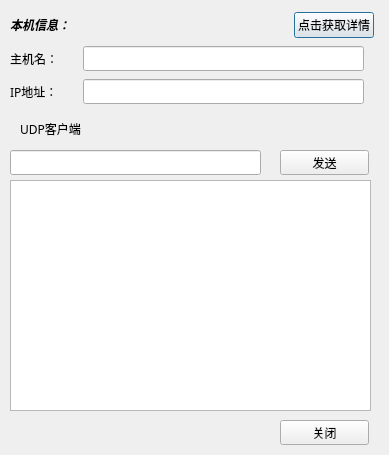
<?xml version="1.0" encoding="UTF-8"?>
<ui version="4.0">
 <class>Dialog</class>
 <widget class="QDialog" name="Dialog">
  <property name="geometry">
   <rect>
    <x>0</x>
    <y>0</y>
    <width>389</width>
    <height>455</height>
   </rect>
  </property>
  <property name="font">
   <font>
    <family>padmaa-Bold.1.1</family>
   </font>
  </property>
  <property name="windowTitle">
   <string>Dialog</string>
  </property>
  <widget class="QWidget" name="layoutWidget">
   <property name="geometry">
    <rect>
     <x>10</x>
     <y>10</y>
     <width>364</width>
     <height>96</height>
    </rect>
   </property>
   <layout class="QGridLayout" name="gridLayout">
    <item row="0" column="0">
     <widget class="QLabel" name="label">
      <property name="font">
       <font>
        <family>AR PL UKai CN</family>
        <weight>75</weight>
        <italic>true</italic>
        <bold>true</bold>
       </font>
      </property>
      <property name="text">
       <string>本机信息：</string>
      </property>
      <property name="textFormat">
       <enum>Qt::RichText</enum>
      </property>
     </widget>
    </item>
    <item row="0" column="1">
     <spacer name="horizontalSpacer">
      <property name="orientation">
       <enum>Qt::Horizontal</enum>
      </property>
      <property name="sizeHint" stdset="0">
       <size>
        <width>148</width>
        <height>20</height>
       </size>
      </property>
     </spacer>
    </item>
    <item row="0" column="2">
     <widget class="QPushButton" name="hostInfo">
      <property name="text">
       <string>点击获取详情</string>
      </property>
     </widget>
    </item>
    <item row="1" column="0">
     <widget class="QLabel" name="label_2">
      <property name="minimumSize">
       <size>
        <width>67</width>
        <height>17</height>
       </size>
      </property>
      <property name="maximumSize">
       <size>
        <width>67</width>
        <height>177215</height>
       </size>
      </property>
      <property name="text">
       <string>主机名：</string>
      </property>
     </widget>
    </item>
    <item row="1" column="1" colspan="2">
     <widget class="QLineEdit" name="hostName">
      <property name="sizePolicy">
       <sizepolicy hsizetype="Expanding" vsizetype="Fixed">
        <horstretch>0</horstretch>
        <verstretch>0</verstretch>
       </sizepolicy>
      </property>
      <property name="minimumSize">
       <size>
        <width>281</width>
        <height>25</height>
       </size>
      </property>
      <property name="maximumSize">
       <size>
        <width>281</width>
        <height>25</height>
       </size>
      </property>
     </widget>
    </item>
    <item row="2" column="0">
     <widget class="QLabel" name="label_3">
      <property name="minimumSize">
       <size>
        <width>67</width>
        <height>17</height>
       </size>
      </property>
      <property name="maximumSize">
       <size>
        <width>67</width>
        <height>17</height>
       </size>
      </property>
      <property name="text">
       <string>IP地址：</string>
      </property>
     </widget>
    </item>
    <item row="2" column="1" colspan="2">
     <widget class="QLineEdit" name="ipAddr">
      <property name="minimumSize">
       <size>
        <width>281</width>
        <height>25</height>
       </size>
      </property>
      <property name="maximumSize">
       <size>
        <width>281</width>
        <height>25</height>
       </size>
      </property>
     </widget>
    </item>
   </layout>
  </widget>
  <widget class="QTextEdit" name="textEdit">
   <property name="geometry">
    <rect>
     <x>10</x>
     <y>180</y>
     <width>361</width>
     <height>231</height>
    </rect>
   </property>
  </widget>
  <widget class="QLabel" name="label_4">
   <property name="geometry">
    <rect>
     <x>20</x>
     <y>120</y>
     <width>81</width>
     <height>17</height>
    </rect>
   </property>
   <property name="text">
    <string>UDP客户端</string>
   </property>
  </widget>
  <widget class="QPushButton" name="pushButton">
   <property name="geometry">
    <rect>
     <x>280</x>
     <y>420</y>
     <width>89</width>
     <height>25</height>
    </rect>
   </property>
   <property name="text">
    <string>关闭</string>
   </property>
  </widget>
  <widget class="QLineEdit" name="lineEdit">
   <property name="geometry">
    <rect>
     <x>10</x>
     <y>150</y>
     <width>251</width>
     <height>25</height>
    </rect>
   </property>
  </widget>
  <widget class="QPushButton" name="pushButton_2">
   <property name="geometry">
    <rect>
     <x>280</x>
     <y>150</y>
     <width>89</width>
     <height>25</height>
    </rect>
   </property>
   <property name="text">
    <string>发送</string>
   </property>
  </widget>
 </widget>
 <resources/>
 <connections/>
</ui>
